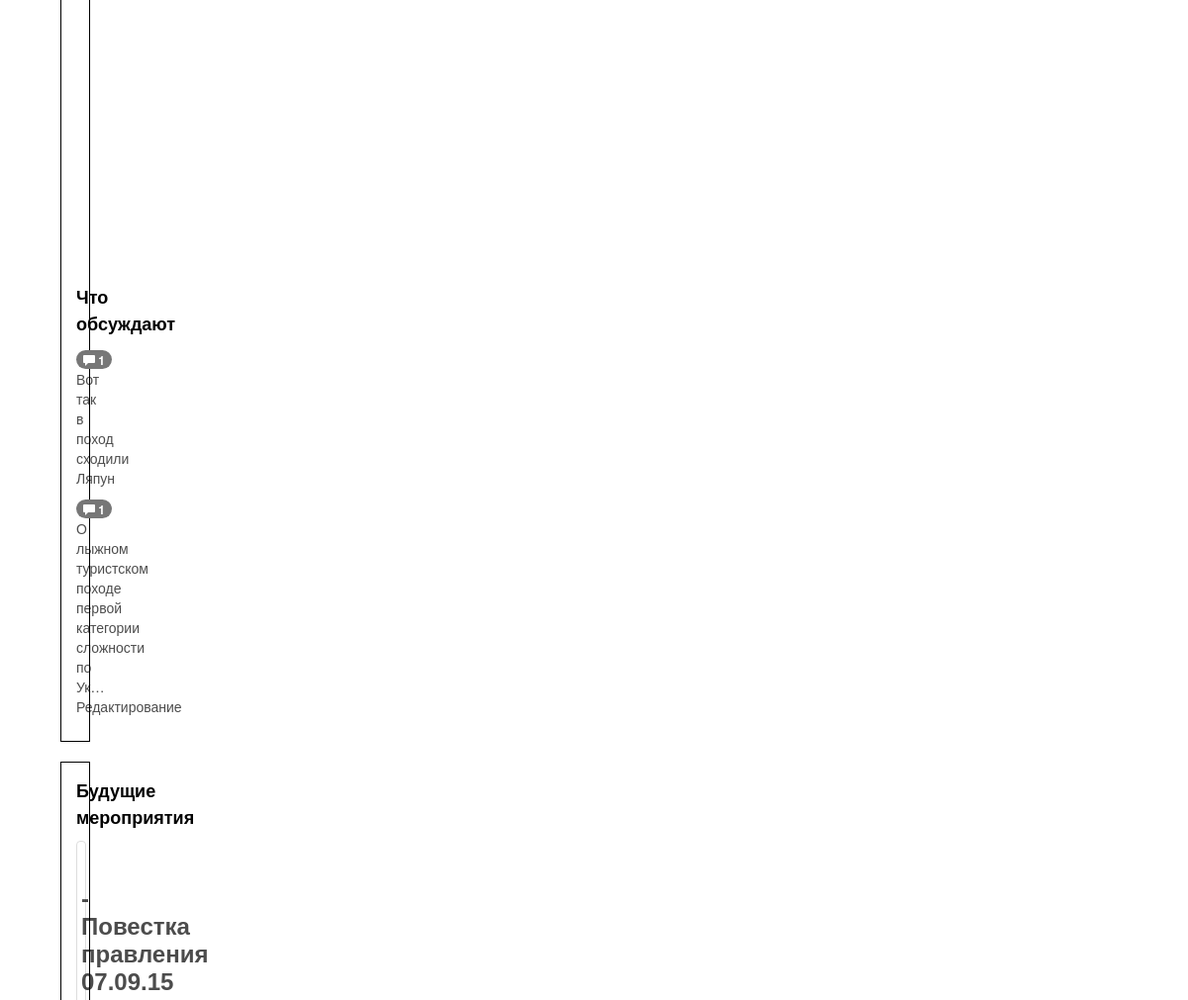
Page /party/ (middle part) on the earlier database version.
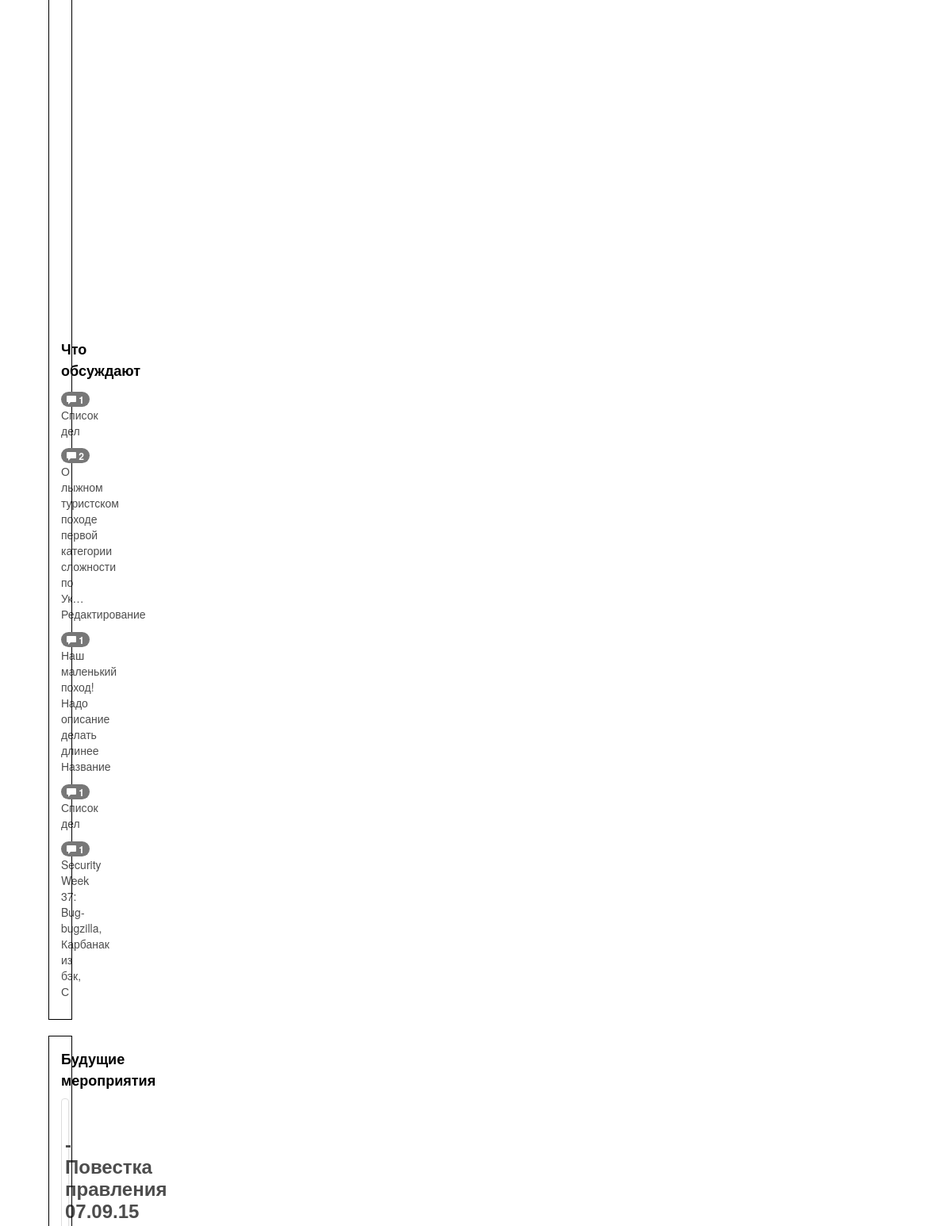
Same page on the later database version.
### materials/models.py (models this page shows, shortened)
class Material(models.Model):
    ENABLE = 1
    DISABLE = 0
    BACKUP = 2
    DELETE = 3
    REPORT = 0
    ART = 1
    PASSPORT = 2
    DOC = 3
    ARTICLE = 4
    RANK_CHOICE = (
        (REPORT, 'Отчет'),
        (ART, 'Творчество'),
        (PASSPORT, 'Паспорт'),
        (DOC, 'Документ'),
        (ARTICLE, 'Статья'),
    )
    STATE_CHOICE = (
        (ENABLE, 'Просмотр доступен'),
        (DISABLE, 'Просмотр запрещен'),
        (BACKUP, 'Материал в архиве'),
        (DELETE, 'Материал удален'),
    )
    title = models.CharField(max_length=150,
                             verbose_name=u'Название / Руководитель',
                             default='Название')
    year = models.SmallIntegerField(verbose_name=u'Год', default=2000)
    status = models.CharField(max_length=800,
                              verbose_name=u'Маршрут',
                              blank=True, null=True)
    type_hike = models.ForeignKey(TypeHike,
                                  verbose_name=u'Тип похода',
                                  blank=True, null=True,)
    difficulty = models.ForeignKey(Difficulty,
                                   verbose_name=u'Категория',
                                   blank=True, null=True,)
    region = models.ForeignKey(Region,
                               verbose_name=u'Район похода',
                               blank=True, null=True,)
    rank = models.SmallIntegerField(default=REPORT,
                                     choices=RANK_CHOICE,
                                     verbose_name=u'Тип материала')
    state = models.SmallIntegerField(default=DISABLE,
                                     choices=STATE_CHOICE,
                                     verbose_name=u'Статус')
    date_creation = models.DateTimeField(auto_now_add=True)
    date_publication = models.DateTimeField(auto_now_add=True)
    rating = models.SmallIntegerField(default=0, verbose_name=u'Рейтинг')
    owner = models.ForeignKey(settings.AUTH_PROFILE_MODULE,
                              verbose_name=u'Автор')
    short_desc = models.CharField(max_length=250,
                                  verbose_name=u'Краткое описание материала(сноска)')
    text = models.TextField(verbose_name=u'Страничка')
    category = models.ManyToManyField(Category,
                                      verbose_name=u'Категории',
                                      related_name="material_category")
    material_edit = models.ManyToManyField('MaterialEdit',
                                           blank=True, null=True,
                                           verbose_name=u'Редактирование',
                                           related_name="material_edit")
    karma_users = models.ManyToManyField(settings.AUTH_PROFILE_MODULE,
                                         blank=True, null=True,
                                         verbose_name=u'Люди сделали отметки',
                                         related_name="user_karma_materials")
    image = models.ImageField(upload_to='MaterialImage/',
                              verbose_name=u'Изображение',
                              blank=True,
                              null=True)
    if_comments = models.BooleanField(
        default=True, verbose_name=u'Комментарии включены')
    class Meta:
        ordering = ["-date_creation"]
        verbose_name = 'Материал'
        verbose_name_plural = 'Материалы'
    def get_absolute_url(self):
        return u'/materials/%s' % self.id
    def get_template_material(self):
        if self.rank == 0:
            name_material = "Отчет похода"
        if self.rank == 1:
            name_material = "Творчество"
        if self.rank == 2:
            name_material = "Паспорт препятствия"
        if self.rank == 3:
            name_material = "Документ"
        if self.rank == 4:
            name_material = "Статья"
        return name_material
    def get_rank_material(self):
        if self.rank == 0:
            name_material = "report"
        if self.rank == 1:
            name_material = "art"
        if self.rank == 2:
            name_material = "passport"
        if self.rank == 3:
            name_material = "doc"
        if self.rank == 4:
            name_material = "article"
        return name_material

### party/models.py (models this page shows, shortened)
class Party(models.Model):
    DISABLE = 0
    ENABLE = 1
    PARTY = 2
    STATE_CHOICE = (
        (DISABLE, 'Disable'),
        (ENABLE, 'Встреча'),
        (PARTY, 'Мероприятие'),
    )
    title = models.CharField(max_length=50, verbose_name=u'Мероприятие')
    date_creation = models.DateTimeField(auto_now_add=True)
    date_start = models.DateTimeField(verbose_name=u'Начало мероприятия')
    data_finish = models.DateTimeField(verbose_name=u'Конец мероприятия')
    state = models.SmallIntegerField(default=PARTY,
                                     choices=STATE_CHOICE,
                                     verbose_name=u'Статус')
    text = models.TextField(verbose_name=u'Страничка')
    files = models.ManyToManyField(AttachedFiles, blank=True, null=True)
    category = models.ManyToManyField(Category,
                                      verbose_name=u'Категории',
                                      related_name="party_category")
    image = models.ImageField(upload_to='PartyImages/')
    if_comments = models.BooleanField(default=True)
    class Meta:
        ordering = ["-date_creation"]
        verbose_name = 'Мероприятие'
        verbose_name_plural = 'Мероприятия'
    def get_absolute_url(self):
        return u'/party/%s' % self.id

### force_blog/models.py (models this page shows, shortened)
class BlogPost(models.Model):
    DISABLE = 0
    ENABLE = 1
    HOT_POST = 2
    STATE_CHOICE = (
        (DISABLE, 'Новость отключена'),
        (ENABLE, 'Обычная Новость'),
        (HOT_POST, 'Важная Новость (На главной)'),
    )
    title = models.CharField(max_length=50, verbose_name=u'Заголовок')
    date_creation = models.DateTimeField(auto_now_add=True)
    date_publication = models.DateTimeField(blank=True, null=True)
    owner = models.ForeignKey(settings.AUTH_PROFILE_MODULE,
                              verbose_name=u'Автор')
    text = models.TextField(verbose_name=u'Страничка')
    state = models.SmallIntegerField(default=ENABLE,
                                     choices=STATE_CHOICE,
                                     verbose_name=u'Статус')
    category = models.ManyToManyField('Category',
                                      verbose_name=u'Теги',
                                      related_name="blogposts_category")
    blog_edit = models.ManyToManyField('BlogEdit',
                                       blank=True, null=True,
                                       verbose_name=u'Редактирование',
                                       related_name="blogpost_edit")
    image = models.ImageField(upload_to='BlogImage/',
                              verbose_name=u'Изображение',
                              blank=True,
                              null=True)
    default_image = models.ForeignKey('DefaultImageBlog',
                                      verbose_name=u'Изображение',
                                      blank=True, null=True)
    if_comments = models.BooleanField(default=True)
    class Meta:
        ordering = ["-date_creation"]
        verbose_name = 'Пост'
        verbose_name_plural = 'Посты'
    def get_absolute_url(self):
        return u'/blog/%s' % self.id

### party/views.py (the view)
# urls.py: url(r'^party/$', PartyListView.as_view()),
class PartyListView(ListView):
    model = Party
    context_object_name = 'partys'

### banner/context_processor.py (called while the page is built)
def contex_banner(request):
    if request.user.is_authenticated():
        try:
            profile = CustomUser.objects.get(user=request.user)
        except ObjectDoesNotExist:
            profile = request.user
    else:
        profile = ""
    if request.path == '/party/':
        banner = 'winter.jpg'
    else:
        banner = 'general.jpg'
    return {'banner': banner, 'profile':profile, 'mode_site': settings.DEBUG}

### party/context_processor.py (called while the page is built)
def contex_party(request):
    try:
        calendar = Party.objects.all()
    except ObjectDoesNotExist:
        calendar = "ERROR"
    return {'calendar': calendar}

### power_comments/templatetags/comments_tags.py (called while the page is built)
@register.simple_tag()
def count_power_comments(app_url):
    comments = PowerComment.objects.all().filter(app=app_url, state=1)
    count_power_comments = comments.count()
    return count_power_comments

### party/templates/party/party_list.html (shortened to what this page needs)
{% extends "base.html" %}
{% block main %}
{% load imagekit %}
<div class="col-md-9 left">
</div>
<div class="col-md-3">
    {% load page_navigation %}
    {% page_navigation request %}
</div>
{% endblock %}

### page_navigation/templates/page_navigation/page.html (shortened to what this page needs)
{% load comments_tags %}
{% load page_navigation %}
<div class="col-md-4 hidden-print" xmlns="http://www.w3.org/1999/html">
        <div class="panel panel-default">
           <div class="panel-body">
              <br>
              <p style="font-size:18px; color: #000" align="center"><strong>Что обсуждают</strong></p>
              {% for conversation in conversation %}
                <p>
                    <a href="{{ conversation.get_absolute_url }}/#comments">
                        <span class="badge">
                            <span class="glyphicon glyphicon-comment"></span>
                            {% count_power_comments conversation.get_absolute_url %}
                        </span>
                        {{ conversation.short_desc|truncatechars:60 }} {{ conversation.title }}
                    </a>
                </p>
              {% endfor %}
           </div>
        </div>
        <div class="panel panel-default">
        <div class="panel-body">
          <p style="font-size:18px; color: #000" align="center"><strong>Будущие мероприятия</strong></p>
          {% for party in partys %}
            <div class="thumbnail">
            <a href="{{ party.get_absolute_url }}/">
                <div style="background-image:url({{ party.image.url }}); background-size: cover;  padding-top:20px; height:180px; width:100%">
                    <div align="center" class="background_text">
                        <h3>- {{ party.title }}</h3>
                    </div>
                </div>
            </a>
            </div>
          {% endfor %}
        </div>
        </div>
</div>

Differences in the rows shown:
no longer on this page (row edited): Material: id "1", short_desc "Вот так в поход сходили", title "Ляпун"
added BlogPost: id "1", title "Список дел"
computed for Material "Редактирование": id "1" → "2"
now on this page (row edited): Material: id "1", short_desc "Наш маленький поход! Надо описание делать длинее", title "Название"
now on this page (row unchanged): BlogPost: id "1", title "Security Week 37: Bug-bugzilla, Карбанак из бэк, С"
